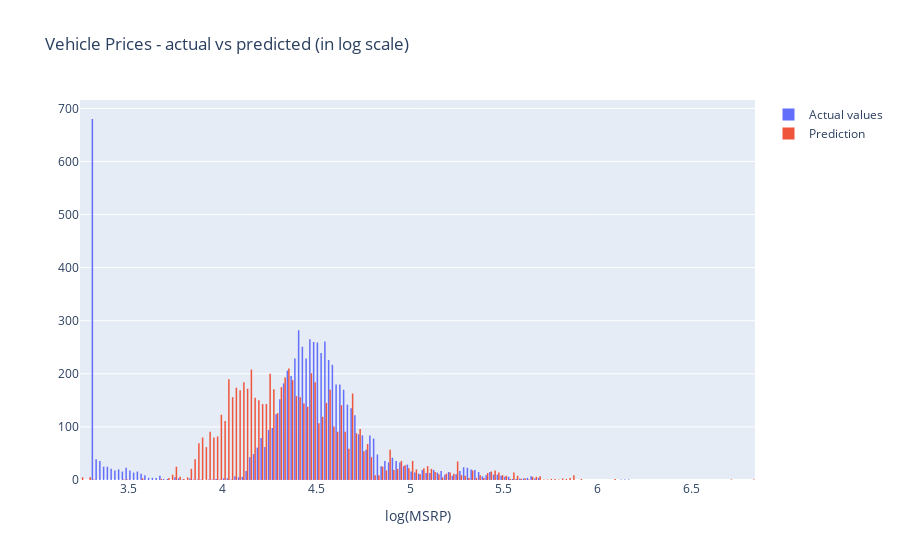

Source (notebook cell):
### Code cell
## Comparison between actual and predicted values

y_hat = x_train.dot(ß)

## Plotting set up
trace1 = go.Histogram(x = y_train, name = 'Actual values')
trace2 = go.Histogram(x = y_hat, name='Prediction')

data = [trace1, trace2]

layout = go.Layout(title='Vehicle Prices - actual vs predicted (in log scale)',
                   xaxis_title='log(MSRP)')

figure = go.Figure(data=data, layout=layout)
py.iplot(figure)

### Figure 1 — Plotly figure (JSON) as saved in the notebook; plotly's stock layout.template omitted (floating-point values rounded to 4 significant figures; data arrays with more than 128 entries replaced by an {"elided": "..."} marker saying what was removed)
{"data": [{"name": "Actual values", "type": "histogram", "x": {"elided": "7150 float values"}}, {"name": "Prediction", "type": "histogram", "x": {"elided": "7150 float values"}}], "layout": {"title": {"text": "Vehicle Prices - actual vs predicted (in log scale)"}, "xaxis": {"title": {"text": "log(MSRP)"}}}}
